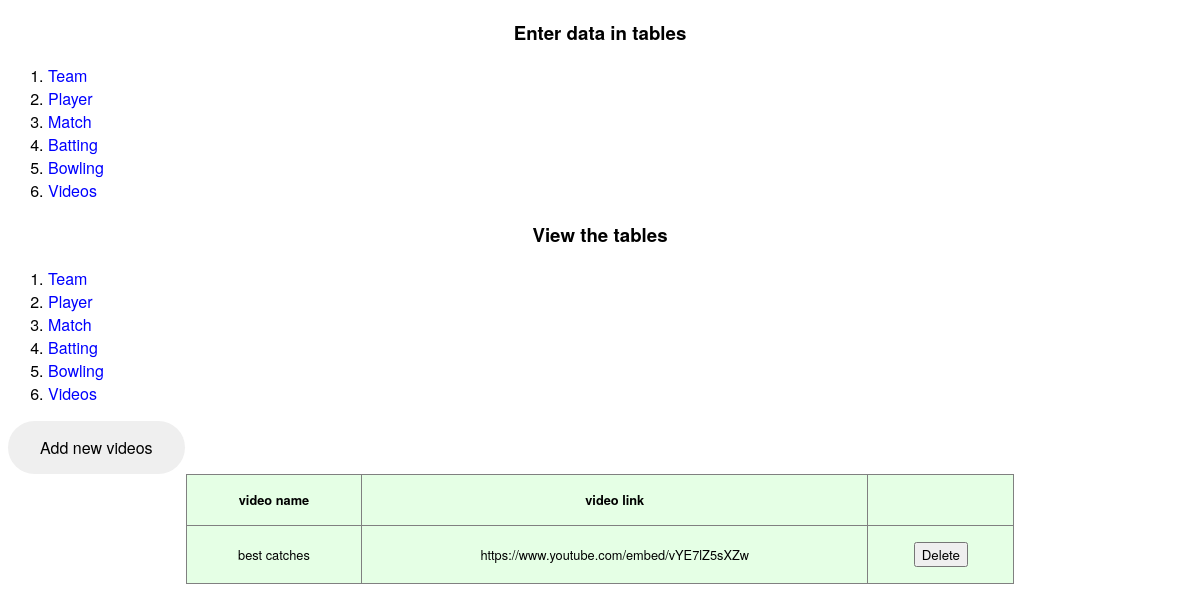
Page /view_videos_table.php on the committed database.
### tables this page shows
CREATE TABLE IF NOT EXISTS `videos` (
  `id` int(25) unsigned NOT NULL,
  `video_name` varchar(100) DEFAULT NULL,
  `video_link` varchar(100) DEFAULT NULL
);

### view_videos_table.php (the view, shortened to what this page needs)
<?php include "db_connection.php";
	include "data_entry.php";
	?>
<!DOCTYPE html>
<html>
<head>
	<link href="watchlist.css" rel="stylesheet" />
</head>
<body>
<a href="data_entry_videos_table.php"><button>Add new videos</button></a>
<table border="1">
<thead>
	<tr>
	<th>video name</th>
	<th>video link</th>
	<th></th>
	</tr>
</thead>
<tbody>
	<?php
            $sql = "SELECT *
                    FROM videos";
            $result = mysql_query($sql);
                while($row = mysql_fetch_assoc($result)) {
                    echo '<tr>';
					echo '<td>'.$row["video_name"].'</td>';
					echo '<td>'.$row["video_link"].'</td>';
                    echo '<form method="post" action="view_videos_table.php">';
                    echo '<td>
                          <input type="submit" name="delete" value="Delete"/>
                          </td>';
                    echo '</form>';
                    echo '</tr>';
                }
        ?>
</tbody>
</table>
</body>
</html>

### watchlist.css (style rules this page uses)
* { font-family: Helvetica Neue, Arial, sans-serif; }
h1, table { text-align: center; }
table { background-color:white; border-collapse: collapse; width: 70%; margin: 0 auto 5rem; }
th, td { padding: 1.0rem; font-size: .8rem; }
tr { background: hsla(120, 100%, 50%,0.1); }
tr, td { transition: .4s ease-in; }
tr:first-child { background: hsla(0, 0%, 0%, 0.); }
button { border: none; color: black; padding: 15px 32px; position:center; text-align: center; text-decoration: none; font-size: 16px; border-radius:12em; }
a:link { color: blue; background-color: transparent; text-decoration: none; text-align: center; position: center; }

### rows in the picture
videos: video_name "best catches", video_link "https://www.youtube.com/embed/vYE7lZ5sXZw"
